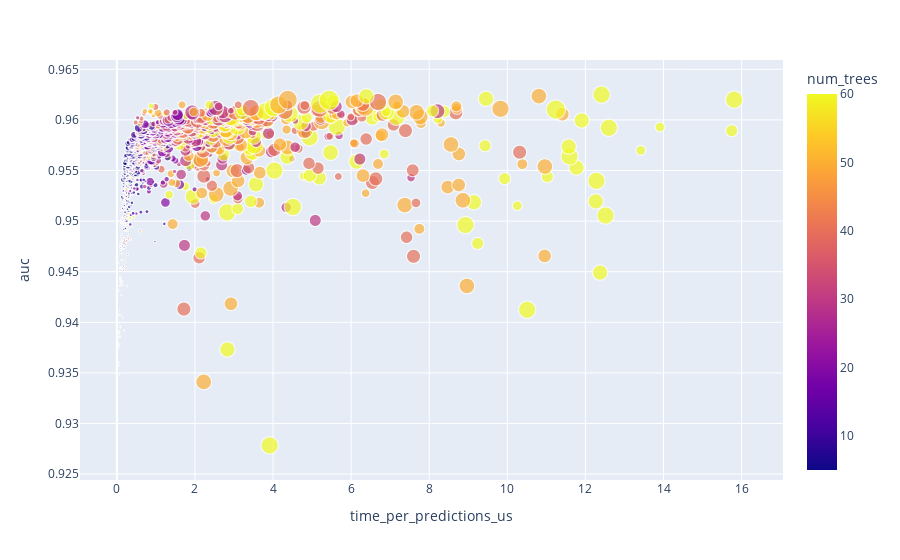
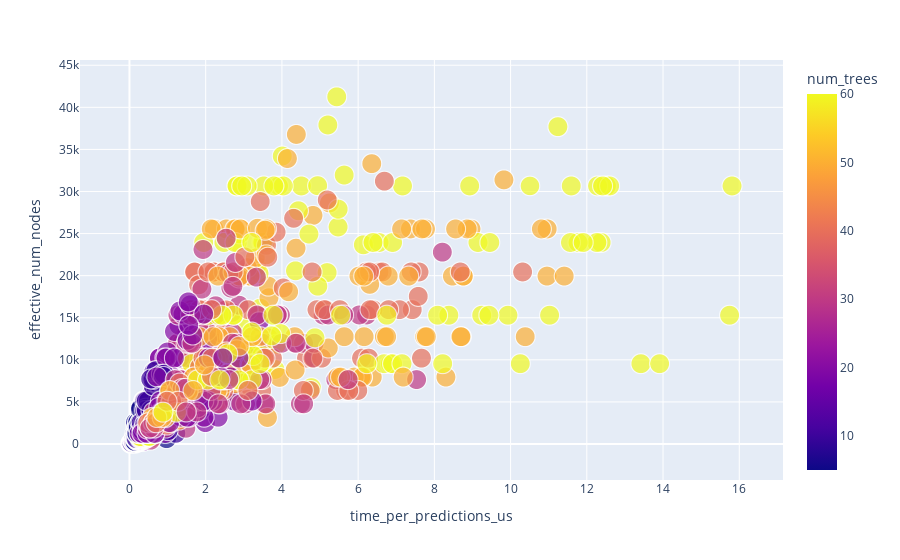
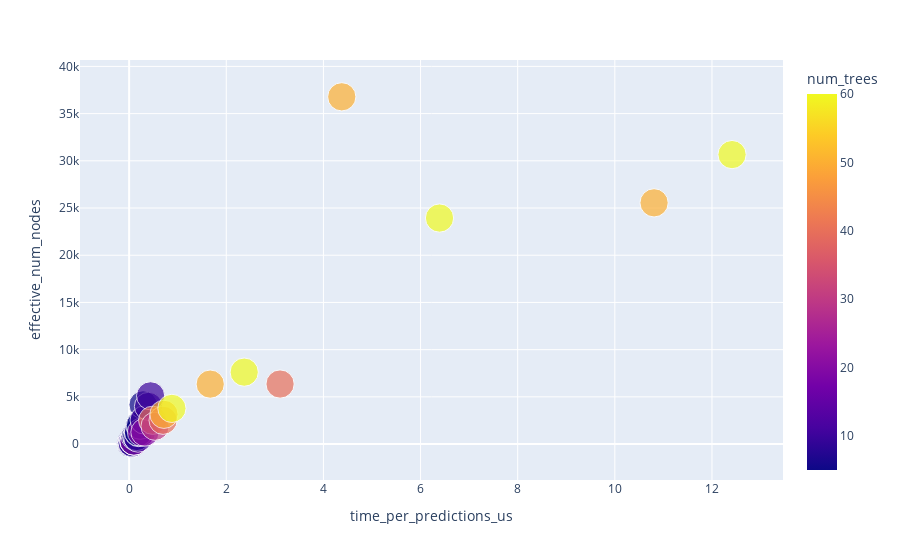

The notebook cell these images were saved under, in order:
### Code cell
# Let's do some interactive plotting
import plotly.express as px
pd.options.plotting.backend = "plotly"

report = pd.DataFrame(dict_repot)
unique = report.sort_values(by='auc').drop_duplicates(subset = ["run_idx"],keep='last') #Plot just the highest AUC for now
#Plot all the models
fig = px.scatter(unique, x='time_per_predictions_us', y='auc', color="num_trees",size='effective_num_nodes', hover_data=['shrinkage','subsample','global_growth','max_depth','max_nodes','use_hessian_gain'])
fig.show()

fig = px.scatter(unique, x='time_per_predictions_us', y='effective_num_nodes', color="num_trees",size='auc', hover_data=['shrinkage','subsample','global_growth','max_depth','max_nodes','use_hessian_gain'])
fig.show()

#Plot the pareto models only
cost_array_latency =  np.stack((unique["time_per_predictions_us"],
                        1./unique["auc"]),
                        axis=1)
efficient_points = is_pareto(cost_array_latency)
pareto_models_latency = unique[efficient_points]

fig = px.scatter(pareto_models_latency, x='time_per_predictions_us', y='auc', color="num_trees",size='effective_num_nodes', hover_data=['shrinkage','subsample','global_growth','max_depth','max_nodes','use_hessian_gain'])
fig = px.scatter(pareto_models_latency, x='time_per_predictions_us', y='effective_num_nodes', color="num_trees",size='auc', hover_data=['shrinkage','subsample','global_growth','max_depth','max_nodes','use_hessian_gain'])
fig.show()

### Figure 1 — Plotly figure (JSON) as saved in the notebook; plotly's stock layout.template omitted (floating-point values rounded to 4 significant figures; data arrays with more than 128 entries replaced by an {"elided": "..."} marker saying what was removed)
{"data": [{"customdata": {"elided": "1260x6 mixed values"}, "hovertemplate": "time_per_predictions_us=%{x}<br>auc=%{y}<br>effective_num_nodes=%{marker.size}<br>shrinkage=%{customdata[0]}<br>subsample=%{customdata[1]}<br>global_growth=%{customdata[2]}<br>max_depth=%{customdata[3]}<br>max_nodes=%{customdata[4]}<br>use_hessian_gain=%{customdata[5]}<br>num_trees=%{marker.color}<extra></extra>", "legendgroup": "", "marker": {"color": {"elided": "1260 int values"}, "coloraxis": "coloraxis", "size": {"elided": "1260 int values"}, "sizemode": "area", "sizeref": 103.1, "symbol": "circle"}, "mode": "markers", "name": "", "showlegend": false, "type": "scattergl", "x": {"elided": "1260 float values"}, "xaxis": "x", "y": {"elided": "1260 float values"}, "yaxis": "y"}], "layout": {"autosize": true, "coloraxis": {"colorbar": {"title": {"text": "num_trees"}}, "colorscale": [[0, "#0d0887"], [0.1111, "#46039f"], [0.2222, "#7201a8"], [0.3333, "#9c179e"], [0.4444, "#bd3786"], [0.5556, "#d8576b"], [0.6667, "#ed7953"], [0.7778, "#fb9f3a"], [0.8889, "#fdca26"], [1, "#f0f921"]]}, "legend": {"itemsizing": "constant", "tracegroupgap": 0}, "margin": {"t": 60}, "xaxis": {"anchor": "y", "autorange": true, "domain": [0, 1], "range": [-0.8928, 16.87], "title": {"text": "time_per_predictions_us"}, "type": "linear"}, "yaxis": {"anchor": "x", "autorange": true, "domain": [0, 1], "range": [0.9228, 0.9675], "title": {"text": "auc"}, "type": "linear"}}}

### Figure 2 — Plotly figure (JSON) as saved in the notebook; plotly's stock layout.template omitted (floating-point values rounded to 4 significant figures; data arrays with more than 128 entries replaced by an {"elided": "..."} marker saying what was removed)
{"data": [{"customdata": {"elided": "1260x6 mixed values"}, "hovertemplate": "time_per_predictions_us=%{x}<br>effective_num_nodes=%{y}<br>auc=%{marker.size}<br>shrinkage=%{customdata[0]}<br>subsample=%{customdata[1]}<br>global_growth=%{customdata[2]}<br>max_depth=%{customdata[3]}<br>max_nodes=%{customdata[4]}<br>use_hessian_gain=%{customdata[5]}<br>num_trees=%{marker.color}<extra></extra>", "legendgroup": "", "marker": {"color": {"elided": "1260 int values"}, "coloraxis": "coloraxis", "size": {"elided": "1260 float values"}, "sizemode": "area", "sizeref": 0.002406, "symbol": "circle"}, "mode": "markers", "name": "", "showlegend": false, "type": "scattergl", "x": {"elided": "1260 float values"}, "xaxis": "x", "y": {"elided": "1260 int values"}, "yaxis": "y"}], "layout": {"autosize": true, "coloraxis": {"colorbar": {"title": {"text": "num_trees"}}, "colorscale": [[0, "#0d0887"], [0.1111, "#46039f"], [0.2222, "#7201a8"], [0.3333, "#9c179e"], [0.4444, "#bd3786"], [0.5556, "#d8576b"], [0.6667, "#ed7953"], [0.7778, "#fb9f3a"], [0.8889, "#fdca26"], [1, "#f0f921"]]}, "legend": {"itemsizing": "constant", "tracegroupgap": 0}, "margin": {"t": 60}, "xaxis": {"anchor": "y", "autorange": true, "domain": [0, 1], "range": [-1.064, 16.91], "title": {"text": "time_per_predictions_us"}, "type": "linear"}, "yaxis": {"anchor": "x", "autorange": true, "domain": [0, 1], "range": [-6510.0, 47880.0], "title": {"text": "effective_num_nodes"}, "type": "linear"}}}

### Figure 3 — Plotly figure (JSON) as saved in the notebook; plotly's stock layout.template omitted (floating-point values rounded to 4 significant figures; data arrays with more than 128 entries replaced by an {"elided": "..."} marker saying what was removed)
{"data": [{"customdata": {"elided": "37x6 mixed values"}, "hovertemplate": "time_per_predictions_us=%{x}<br>effective_num_nodes=%{y}<br>auc=%{marker.size}<br>shrinkage=%{customdata[0]}<br>subsample=%{customdata[1]}<br>global_growth=%{customdata[2]}<br>max_depth=%{customdata[3]}<br>max_nodes=%{customdata[4]}<br>use_hessian_gain=%{customdata[5]}<br>num_trees=%{marker.color}<extra></extra>", "legendgroup": "", "marker": {"color": [5, 5, 5, 5, 5, 5, 10, 5, 5, 5, 20, 5, 5, 5, 10, 5, 5, 5, 5, 20, 5, 10, 20, 10, 10, 40, 30, 40, 50, 60, 50, 60, 40, 50, 60, 50, 60], "coloraxis": "coloraxis", "size": [0.9357, 0.9361, 0.9375, 0.9379, 0.939, 0.9408, 0.9458, 0.9474, 0.9477, 0.9495, 0.9511, 0.9524, 0.953, 0.9545, 0.9551, 0.9554, 0.9563, 0.9564, 0.9565, 0.9572, 0.9577, 0.9578, 0.9581, 0.9581, 0.9585, 0.9597, 0.9602, 0.9606, 0.9609, 0.9614, 0.9615, 0.9615, 0.9615, 0.962, 0.9623, 0.9624, 0.9625], "sizemode": "area", "sizeref": 0.002406, "symbol": "circle"}, "mode": "markers", "name": "", "orientation": "v", "showlegend": false, "type": "scatter", "x": [0.033, 0.03525, 0.04175, 0.0445, 0.054, 0.05925, 0.05975, 0.08825, 0.094, 0.0965, 0.1, 0.125, 0.1542, 0.1573, 0.1813, 0.1903, 0.1908, 0.217, 0.2338, 0.2533, 0.2865, 0.309, 0.3252, 0.3982, 0.4417, 0.484, 0.5333, 0.699, 0.717, 0.8808, 1.669, 2.369, 3.107, 4.378, 6.391, 10.81, 12.41], "xaxis": "x", "y": [75, 75, 75, 75, 75, 75, 150, 315, 315, 313, 300, 795, 795, 795, 630, 1215, 1275, 1995, 1995, 1260, 4159, 2550, 1260, 3990, 5110, 2520, 1890, 2520, 3150, 3780, 6350, 7620, 6360, 36780, 23940, 25550, 30660], "yaxis": "y"}], "layout": {"autosize": true, "coloraxis": {"colorbar": {"title": {"text": "num_trees"}}, "colorscale": [[0, "#0d0887"], [0.1111, "#46039f"], [0.2222, "#7201a8"], [0.3333, "#9c179e"], [0.4444, "#bd3786"], [0.5556, "#d8576b"], [0.6667, "#ed7953"], [0.7778, "#fb9f3a"], [0.8889, "#fdca26"], [1, "#f0f921"]]}, "legend": {"itemsizing": "constant", "tracegroupgap": 0}, "margin": {"t": 60}, "xaxis": {"anchor": "y", "autorange": true, "domain": [0, 1], "range": [-0.8274, 13.28], "title": {"text": "time_per_predictions_us"}, "type": "linear"}, "yaxis": {"anchor": "x", "autorange": true, "domain": [0, 1], "range": [-5794.0, 42690.0], "title": {"text": "effective_num_nodes"}, "type": "linear"}}}
